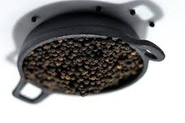
#> input picture spice_detection_dataset_yolo1/images/train/BP20_aug3.jpg, 185 x 123 px, shrunk from 275 x 183 before the run, found by its file name; its folder holds 3 pictures in this run
$ jupyter execute --allow-errors YOLO_1.ipynb   (shell and % lines are left out)
#> lines starting #> are read from the running program, lines starting #| are printed output that depends on the picture
[cell 1]
import pandas as pd
import os
import shutil
import json
from sklearn.model_selection import train_test_split

# Mount Google Drive
from google.colab import drive
#> (the rest of this cell did not finish here and is left out)

[cell 2]
import os
import pandas as pd
import json
import shutil
from sklearn.model_selection import train_test_split

def convert_shape_to_bbox(shape):
    if shape['name'] == 'polygon' or shape['name'] == 'polyline':
        all_points_x = shape.get('all_points_x', [])
        all_points_y = shape.get('all_points_y', [])
        if not all_points_x or not all_points_y:
            return None
        x_min = min(all_points_x)
        x_max = max(all_points_x)
        y_min = min(all_points_y)
        y_max = max(all_points_y)
    elif shape['name'] == 'rect':
        x_min = shape['x']
        y_min = shape['y']
        x_max = x_min + shape['width']
        y_max = y_min + shape['height']
    elif shape['name'] == 'ellipse':
        cx = shape['cx']
        cy = shape['cy']
        rx = shape['rx']
        ry = shape['ry']
        x_min = cx - rx
        x_max = cx + rx
        y_min = cy - ry
        y_max = cy + ry
    elif shape['name'] == 'circle':
        cx = shape['cx']
        cy = shape['cy']
        r = shape['r']
        x_min = cx - r
        x_max = cx + r
        y_min = cy - r
        y_max = cy + r
    else:
        return None

    return x_min, y_min, x_max, y_max

def convert_csv_to_yolo(csv_path, output_dir, classes, image_dirs):
    df = pd.read_csv(csv_path)
#> (reads Annotated/Annotation_Spices_csv.csv from the repository)

    os.makedirs(os.path.join(output_dir, 'images'), exist_ok=True)
    os.makedirs(os.path.join(output_dir, 'labels'), exist_ok=True)

    for filename in df['filename'].unique():
        image_data = df[df['filename'] == filename]
        img_annotations = []

        for _, row in image_data.iterrows():
            try:
                region_shape = json.loads(row['region_shape_attributes'])
                region_attr = json.loads(row['region_attributes'])
                spice = region_attr.get('Spice', 'None')

                bbox = convert_shape_to_bbox(region_shape)
                if bbox is None:
                    print(f"Skipping annotation due to unhandled shape: {region_shape}")
                    continue

                x_min, y_min, x_max, y_max = bbox

                # Convert to YOLO format
                img_width, img_height = row['file_size'], row['file_size']  # Assuming square images
                x_center = (x_min + x_max) / 2 / img_width
                y_center = (y_min + y_max) / 2 / img_height
                bbox_width = (x_max - x_min) / img_width
                bbox_height = (y_max - y_min) / img_height

                class_id = classes.index(spice)
                yolo_ann = f"{class_id} {x_center} {y_center} {bbox_width} {bbox_height}\n"
                img_annotations.append(yolo_ann)

            except Exception as e:
                print(f"Error processing row: {e}")
                continue

        # Save annotations in YOLO format
        img_base_name = os.path.splitext(filename)[0]
        with open(os.path.join(output_dir, 'labels', f"{img_base_name}.txt"), 'w') as yolo_file:
            yolo_file.writelines(img_annotations)

        # Find and move the image to the images directory
        for image_dir in image_dirs:
            img_src_path = os.path.join(image_dir, filename)
            if os.path.exists(img_src_path):
                img_dest_path = os.path.join(output_dir, 'images', filename)
                shutil.copy(img_src_path, img_dest_path)
                break

def split_dataset(output_dir, train_size=0.8):
    images_dir = os.path.join(output_dir, 'images')
    labels_dir = os.path.join(output_dir, 'labels')

    train_images_dir = os.path.join(images_dir, 'train')
    val_images_dir = os.path.join(images_dir, 'val')
    train_labels_dir = os.path.join(labels_dir, 'train')
    val_labels_dir = os.path.join(labels_dir, 'val')

    os.makedirs(train_images_dir, exist_ok=True)
    os.makedirs(val_images_dir, exist_ok=True)
    os.makedirs(train_labels_dir, exist_ok=True)
    os.makedirs(val_labels_dir, exist_ok=True)

    image_files = [f for f in os.listdir(images_dir) if os.path.isfile(os.path.join(images_dir, f)) and not os.path.isdir(os.path.join(images_dir, f))]
    train_files, val_files = train_test_split(image_files, train_size=train_size, random_state=42)

    for file in train_files:
        src_image_path = os.path.join(images_dir, file)
        dest_image_path = os.path.join(train_images_dir, file)
        src_label_path = os.path.join(labels_dir, os.path.splitext(file)[0] + '.txt')
        dest_label_path = os.path.join(train_labels_dir, os.path.splitext(file)[0] + '.txt')

        if os.path.exists(dest_image_path):
            os.remove(dest_image_path)
        shutil.move(src_image_path, dest_image_path)

        if os.path.exists(src_label_path):
            if os.path.exists(dest_label_path):
                os.remove(dest_label_path)
            shutil.move(src_label_path, dest_label_path)

    for file in val_files:
        src_image_path = os.path.join(images_dir, file)
        dest_image_path = os.path.join(val_images_dir, file)
        src_label_path = os.path.join(labels_dir, os.path.splitext(file)[0] + '.txt')
        dest_label_path = os.path.join(val_labels_dir, os.path.splitext(file)[0] + '.txt')

        if os.path.exists(dest_image_path):
            os.remove(dest_image_path)
        shutil.move(src_image_path, dest_image_path)

        if os.path.exists(src_label_path):
            if os.path.exists(dest_label_path):
                os.remove(dest_label_path)
            shutil.move(src_label_path, dest_label_path)

# Example usage
csv_path = '/content/RoboChef/Annotated/Annotation_Spices_csv.csv'
output_dir = '/content/drive/MyDrive/Colab Notebooks/spice_detection_dataset'
classes = ['Cinnamon', 'Clove', 'None']
image_dirs = [
    '/content/RoboChef/dataset/Both',
    '/content/RoboChef/dataset/Cinnamom stick',
    '/content/RoboChef/dataset/Cloves'
]

convert_csv_to_yolo(csv_path, output_dir, classes, image_dirs)
#> (the rest of this cell did not finish here and is left out)

[cell 3]
import os
import cv2
import random
import numpy as np
from tqdm import tqdm

def augment_image(image):
    # Define augmentation methods
    methods = [
        lambda x: cv2.flip(x, 0),  # Vertical flip
        lambda x: cv2.flip(x, 1),  # Horizontal flip
        lambda x: cv2.rotate(x, cv2.ROTATE_90_CLOCKWISE),  # Rotate 90 degrees clockwise
        lambda x: cv2.rotate(x, cv2.ROTATE_90_COUNTERCLOCKWISE),  # Rotate 90 degrees counter-clockwise
        lambda x: cv2.rotate(x, cv2.ROTATE_180),  # Rotate 180 degrees
        lambda x: cv2.convertScaleAbs(x, alpha=random.uniform(0.8, 1.2), beta=random.uniform(-10, 10))  # Random brightness/contrast
    ]

    augmented_image = random.choice(methods)(image)
    return augmented_image

def augment_dataset(images_dir, labels_dir, output_images_dir, output_labels_dir, augment_count=1):
#> called with augment_count = 2
    os.makedirs(output_images_dir, exist_ok=True)
    os.makedirs(output_labels_dir, exist_ok=True)

    for image_name in tqdm(os.listdir(images_dir)):
        image_path = os.path.join(images_dir, image_name)
        label_path = os.path.join(labels_dir, os.path.splitext(image_name)[0] + '.txt')

        image = cv2.imread(image_path)
#> image is the input picture: shape (123, 185, 3); mean B, G, R 150.8, 150.5, 151.4

        for i in range(augment_count):
            augmented_image = augment_image(image)

            # Save augmented image
            aug_image_name = f"{os.path.splitext(image_name)[0]}_aug_{i}.jpg"
            output_image_path = os.path.join(output_images_dir, aug_image_name)
            cv2.imwrite(output_image_path, augmented_image)

            # Copy the label file
            output_label_path = os.path.join(output_labels_dir, f"{os.path.splitext(image_name)[0]}_aug_{i}.txt")
            shutil.copy(label_path, output_label_path)
#> this loop made 2 passes
#> pass 1, in augment_image, `augmented_image = random.choice(methods)(image)`:
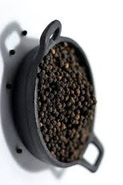
#> augmented_image: shape (185, 123, 3); mean B, G, R 150.8, 150.5, 151.4
#> pass 2 of the loop in augment_dataset, `for image_name in tqdm(os.listdir(images_dir)):`:
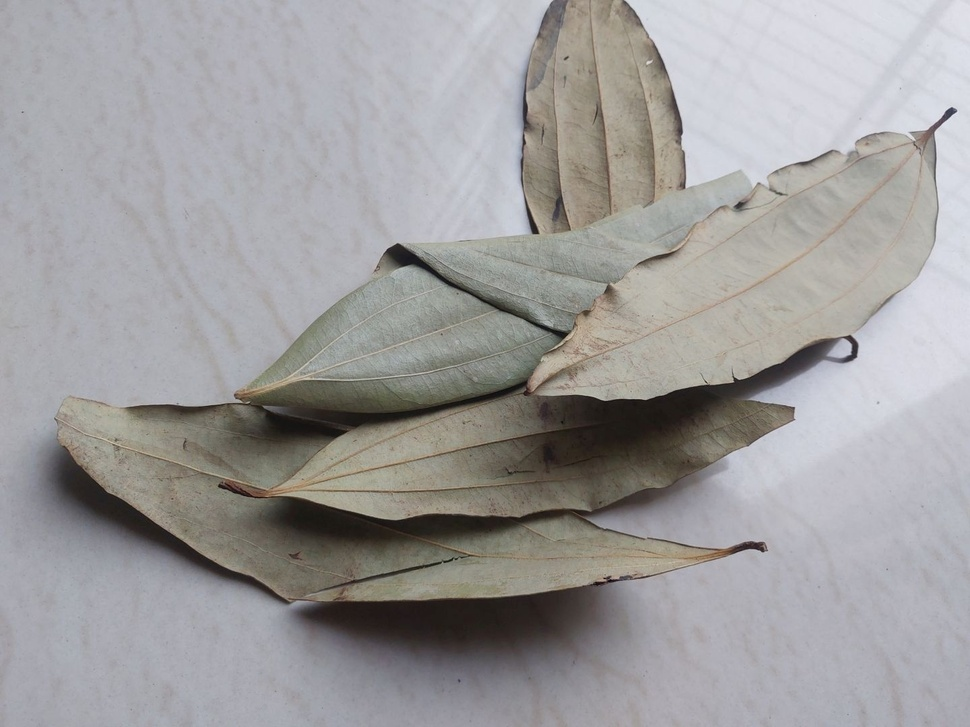
#> input picture spice_detection_dataset_yolo1/images/train/BayLeaf111_aug0.jpg, 970 x 727 px, shrunk from 1440 x 1080 before the run, found by its file name
#> in augment_dataset, image is the input picture: shape (727, 970, 3); mean B, G, R 157.4, 157, 158.5
#> the loop in augment_dataset, `for i in range(augment_count):` made 2 passes
#> pass 1, in augment_image (call 3), `augmented_image = random.choice(methods)(image)`:
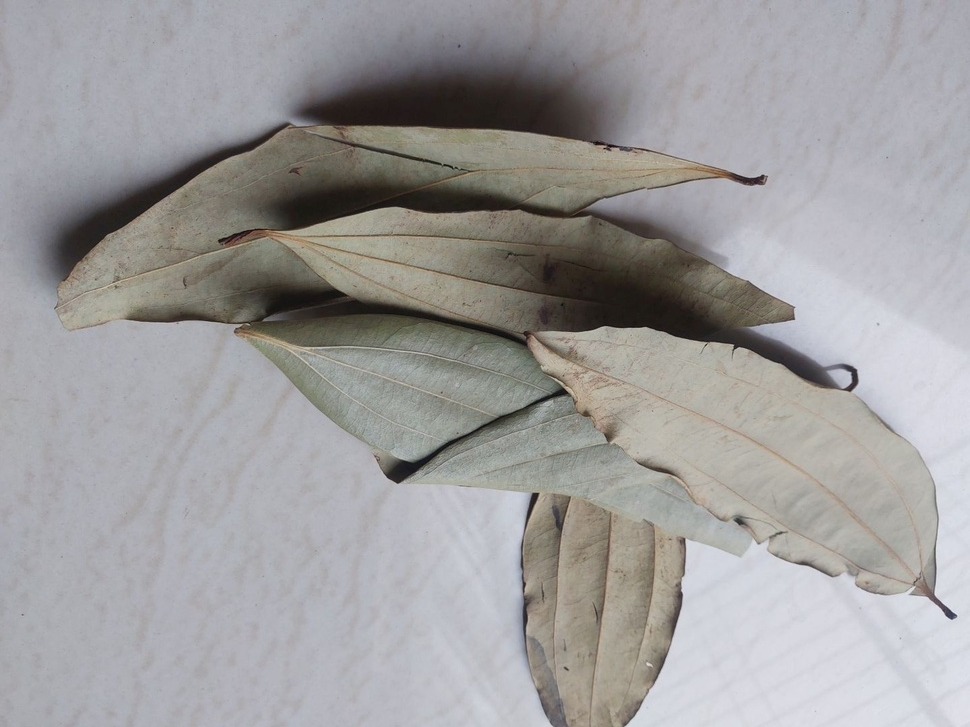
#> augmented_image: shape (727, 970, 3); mean B, G, R 157.4, 157, 158.5
#> pass 2, in augment_image (call 4), `augmented_image = random.choice(methods)(image)`:
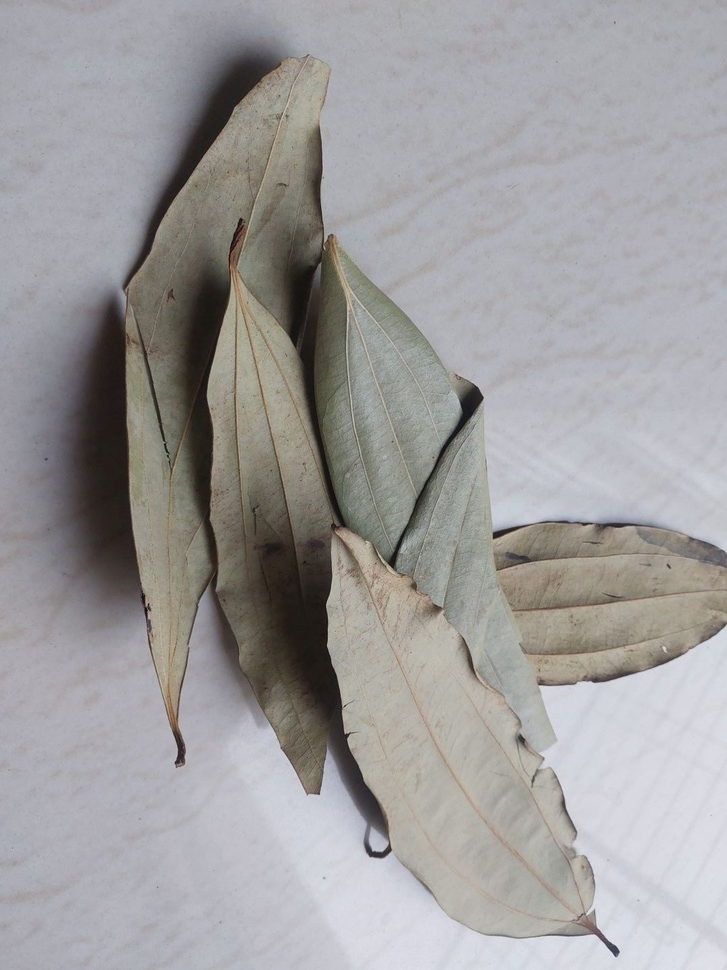
#> augmented_image: shape (970, 727, 3); mean B, G, R 157.4, 157, 158.5
#> pass 3 of the loop in augment_dataset, `for image_name in tqdm(os.listdir(images_dir)):`:
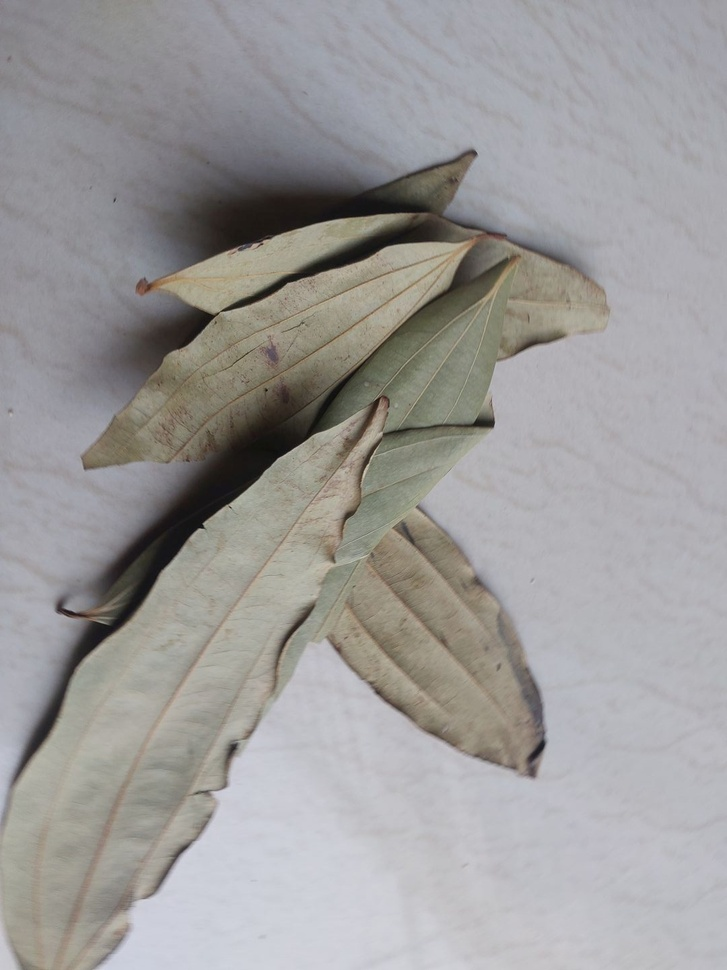
#> input picture spice_detection_dataset_yolo1/images/train/BayLeaf142_aug2.jpg, 727 x 970 px, shrunk from 1080 x 1440 before the run, found by its file name
#> in augment_dataset, image is the input picture: shape (970, 727, 3); mean B, G, R 154.3, 154.8, 156.5
#> the loop in augment_dataset, `for i in range(augment_count):` made 2 passes
#> pass 1, in augment_image (call 5), `augmented_image = random.choice(methods)(image)`:
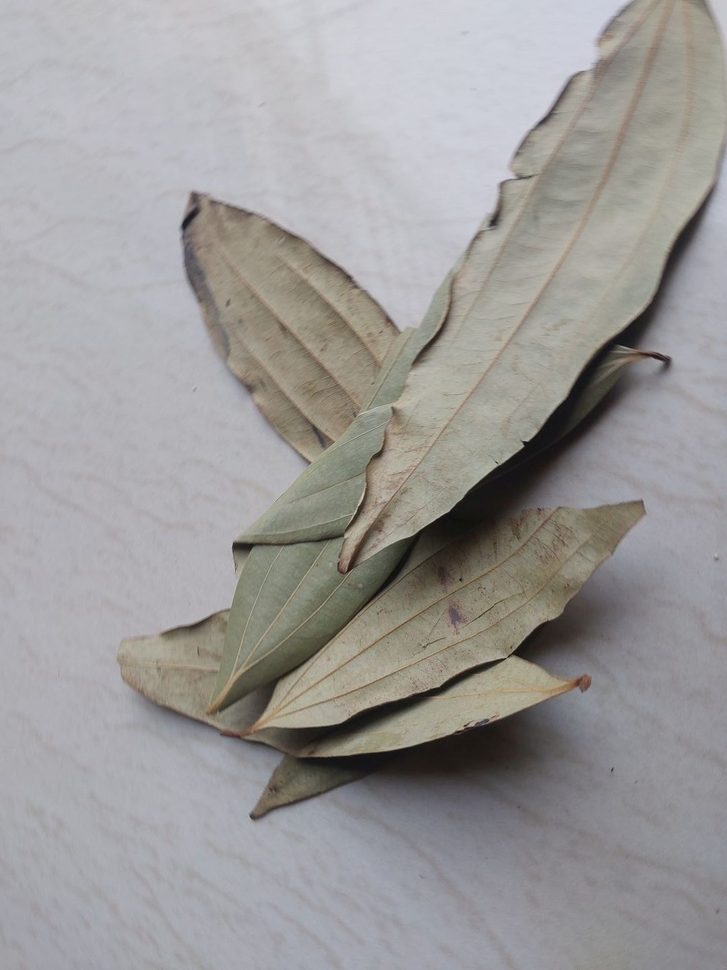
#> augmented_image: shape (970, 727, 3); mean B, G, R 154.3, 154.8, 156.5
#> pass 2, in augment_image (call 6), `augmented_image = random.choice(methods)(image)`:
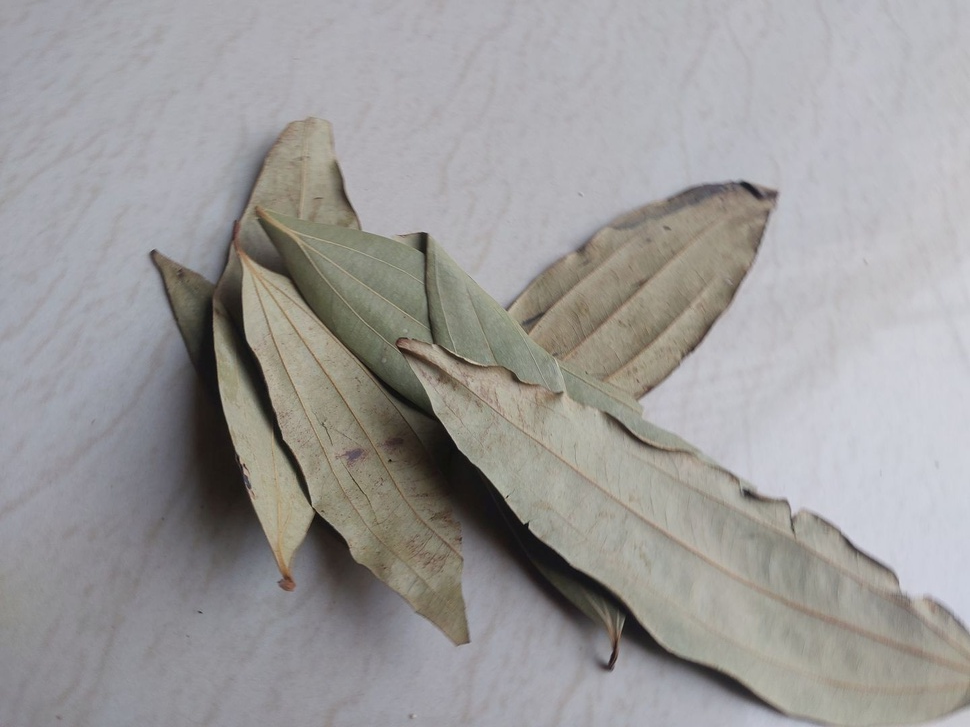
#> augmented_image: shape (727, 970, 3); mean B, G, R 154.3, 154.8, 156.5

# Paths
images_dir = '/content/drive/MyDrive/Colab Notebooks/spice_detection_dataset/images/train'
labels_dir = '/content/drive/MyDrive/Colab Notebooks/spice_detection_dataset/labels/train'
output_images_dir = '/content/drive/MyDrive/Colab Notebooks/spice_detection_dataset/augmented_images/train'
output_labels_dir = '/content/drive/MyDrive/Colab Notebooks/spice_detection_dataset/augmented_labels/train'

# Apply augmentations
augment_dataset(images_dir, labels_dir, output_images_dir, output_labels_dir, augment_count=2)
